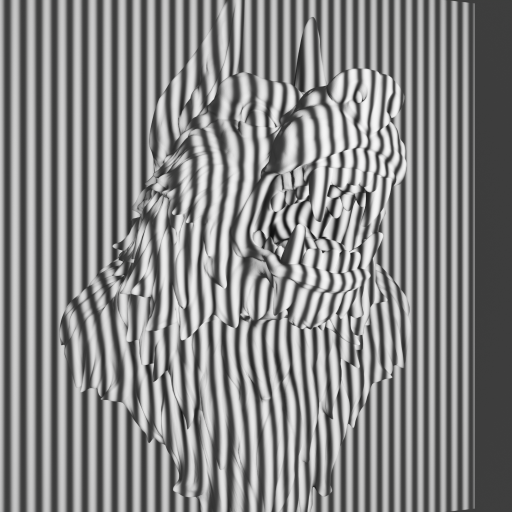
#> input picture Lobito/I1.png, 1024 x 1024 px (shown at 1/2 size)
$ python Algorithm.py
#> lines starting #> are read from the running program, lines starting #| are printed output that depends on the picture
import matplotlib.pyplot as plt
from matplotlib import cm
from mpl_toolkits import mplot3d
import numpy as np
import time
import cv2
from PIL import Image
from skimage import data, img_as_float, color, exposure
from skimage.restoration import unwrap_phase

#Functions

def unwraping(phase):

	#phase unwrapping

	#absolutephase=(np.unwrap(np.unwrap(phase,axis=0), axis=-1))
	absolutephase = unwrap_phase(phase) #skimage function


	return absolutephase


def reconst(phaseobj,phaseref,l,d,f):

	#Depth information acquisition

	deltaph=phaseobj-phaseref   #phase difference

	z=(l/d)*(deltaph)  #option1

#	z=(l*deltaph)/(deltaph+(2*np.pi*d*f))  #option2

#	z=10+1*(deltaph)   #option3

	return z


# #Import pictures of object
I1= cv2.imread("I1.png",0)  #Intensity of fringe pattern with phase shift=-2pi/3
#> I1: shape (1024, 1024); min 11, max 247, mean 135
I2= cv2.imread("I2.png",0)  #Intensity of fringe pattern with phase shift=0
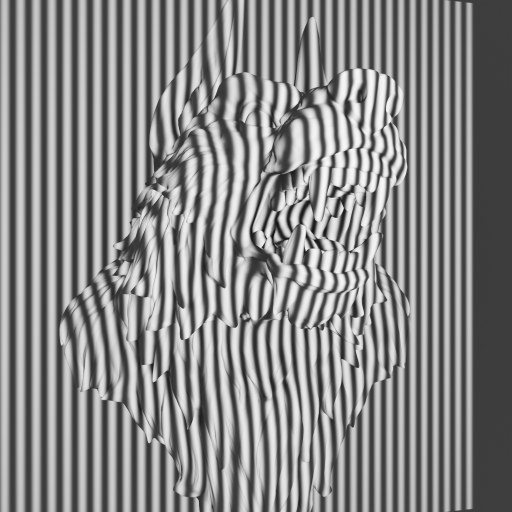
#> input picture Lobito/I2.png, 1024 x 1024 px (shown at 1/2 size)
#> I2: shape (1024, 1024); min 13, max 247, mean 135.8
I3= cv2.imread("I3.png",0)  #Intensity of fringe pattern with phase shift=+2pi/3
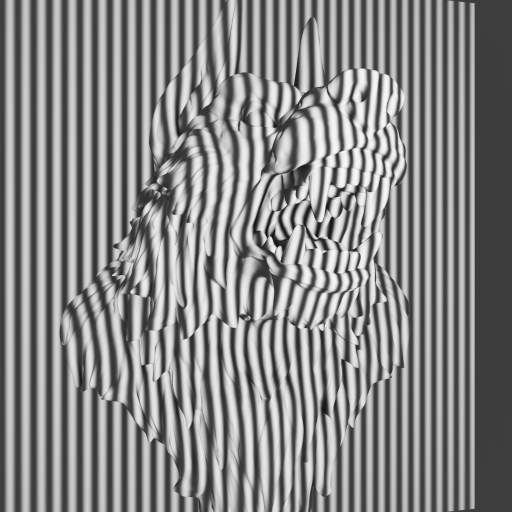
#> input picture Lobito/I3.png, 1024 x 1024 px (shown at 1/2 size)
#> I3: shape (1024, 1024); min 13, max 247, mean 135.4

# #Import pictures of reference plane
I1r= cv2.imread("I1r.png",0)  #Intensity of fringe pattern with phase shift=-2pi/3
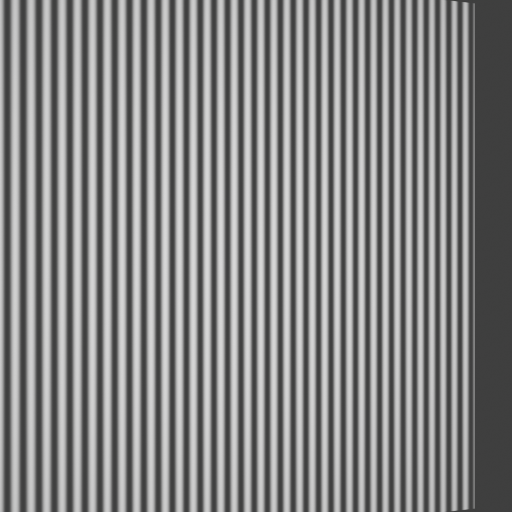
#> input picture Lobito/I1r.png, 1024 x 1024 px (shown at 1/2 size)
#> I1r: shape (1024, 1024); min 58, max 216, mean 132.2
I2r= cv2.imread("I2r.png",0)  #Intensity of fringe pattern with phase shift=0
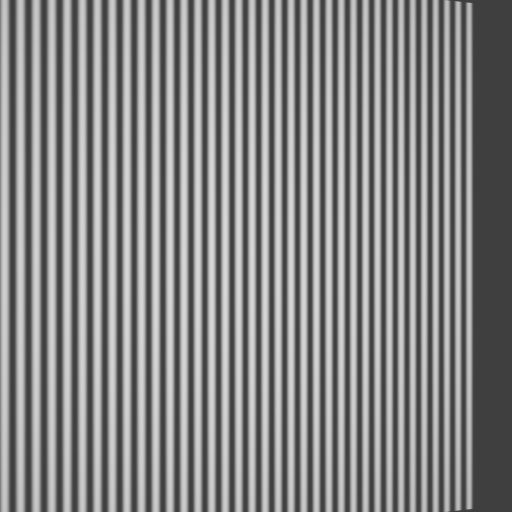
#> input picture Lobito/I2r.png, 1024 x 1024 px (shown at 1/2 size)
#> I2r: shape (1024, 1024); min 58, max 216, mean 132.9
I3r= cv2.imread("I3r.png",0)  #Intensity of fringe pattern with phase shift=+2pi/3
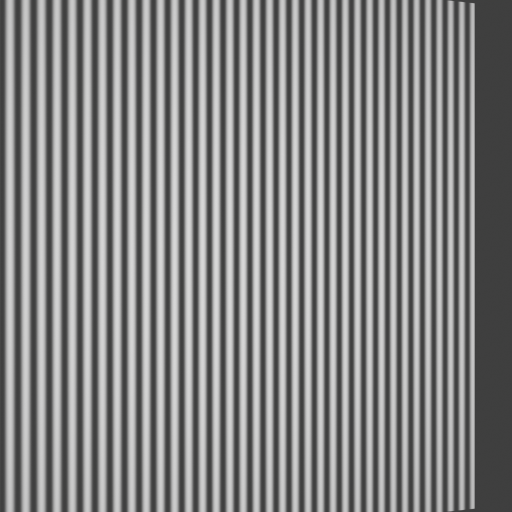
#> input picture Lobito/I3r.png, 1024 x 1024 px (shown at 1/2 size)
#> I3r: shape (1024, 1024); min 58, max 216, mean 132.4

# [11 lines of commented-out code are left out]
I1 = np.array(I1)
#print("I1",I1)
I2 = np.array(I2)
#print("I2",I2)
I3 = np.array(I3)
#print("I3",I3)

I1r = np.array(I1r)
I2r = np.array(I2r)
I3r = np.array(I3r)

np.set_printoptions(threshold=np.inf)

#System setup values and real coordinates
#All units in um
l=400000  #(40cm)  #Distance between camera/projector plane and reference plane
d=80000   #(8cm)Distance between camera and projector
f=10000   #Frequency of the projected fringe

M=1024 #Number of pixels along x axis
N=1024 #Number of pixels along y axis
dx=35.16 #size of pixels (35um)
dy=35.16
u=M/2*dx  #image size (width of camera 36mm)
v=N/2*dy
xx=np.linspace(-u,u,num=M)
yy=np.linspace(-v,v,num=N)
x,y=np.meshgrid(xx,yy)


# [7 lines of commented-out code are left out]
phase=np.arctan2(np.sqrt(3)*(I1-I3), 2*I2-I1-I3)            #Relative phase calculation
realphase_ob=unwraping(phase)  #Absolute phase calculation


# [7 lines of commented-out code are left out]
phase_r=np.arctan2(np.sqrt(3)*(I1r-I3r), 2*I2r-I1r-I3r)         #Relative phase calculation
# [4 lines of commented-out code are left out]
realphase_r=unwraping(phase_r)  #Absolute phase calculation
#plt.plot(xx,realphase_r)
#plt.savefig("unwrappedslicee.png")

#3D object reconstruction
z=reconst(realphase_ob,realphase_r,l,d,f)


# [15 lines of commented-out code are left out]
fig = plt.figure(1)
plt.imsave("1phasewrap_obj2D.png",phase,cmap='gray')  #2D plot of wrapped phase

#Reference plane
fig = plt.figure(2)
plt.imsave("2phasewrap_ref2D.png",phase_r, cmap='gray')  #2D plot of wrapped phase

#Object
fig = plt.figure(3)
ax = plt.axes(projection='3d')
surf = ax.plot_surface(x, y, realphase_ob,rstride=5, cstride=5,cmap='viridis', edgecolor='none')
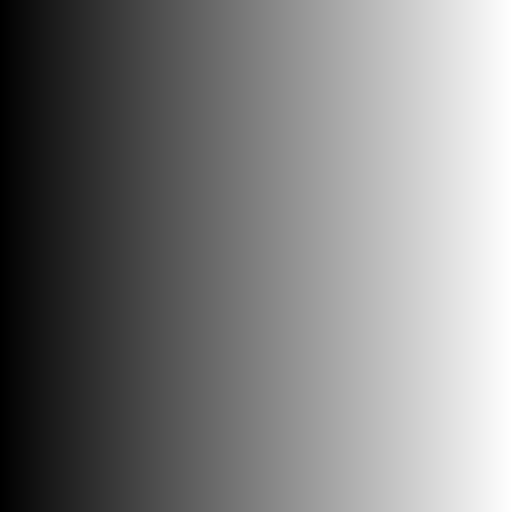
#> x: shape (1024, 1024) float64 (shown at 1/2 size); min -18001.9, max 18001.9, mean 0; drawn with min black and max white
plt.savefig("phaseunwrap_obj.png")                         #3D plot of unwrapped phase
plt.imsave("3phaseunwrap_obj2D.png",realphase_ob, cmap='gray') #2D plot of unwrapped phase

#Reference plane
fig = plt.figure(4)
ax = plt.axes(projection='3d')
surf = ax.plot_surface(x, y, realphase_r,rstride=5, cstride=5,cmap='viridis', edgecolor='none')
plt.savefig("phaseunwrap_ref.png")                         #3D plot of unwrapped phase
plt.imsave("4phaseunwrap_ref2D.png",realphase_r, cmap='gray') #2D plot of unwrapped phase

#Reconstruction
fig = plt.figure(5)
ax = plt.axes(projection='3d')
surf = ax.plot_surface(x, y, z,rstride=5, cstride=5,cmap='viridis', edgecolor='none')
plt.savefig("reconstruction3D.png")                         #3D plot of unwrapped phase
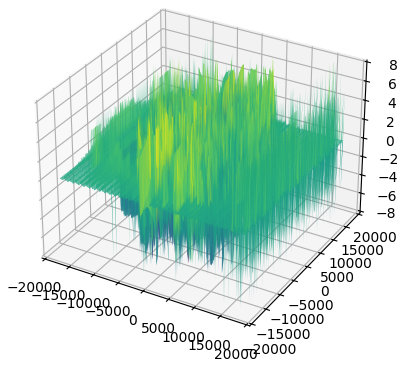
#> figure drawn by matplotlib, 1 panel
plt.imsave("5reconstruction2D.png",z, cmap='gray') #2D plot of unwrapped phase
